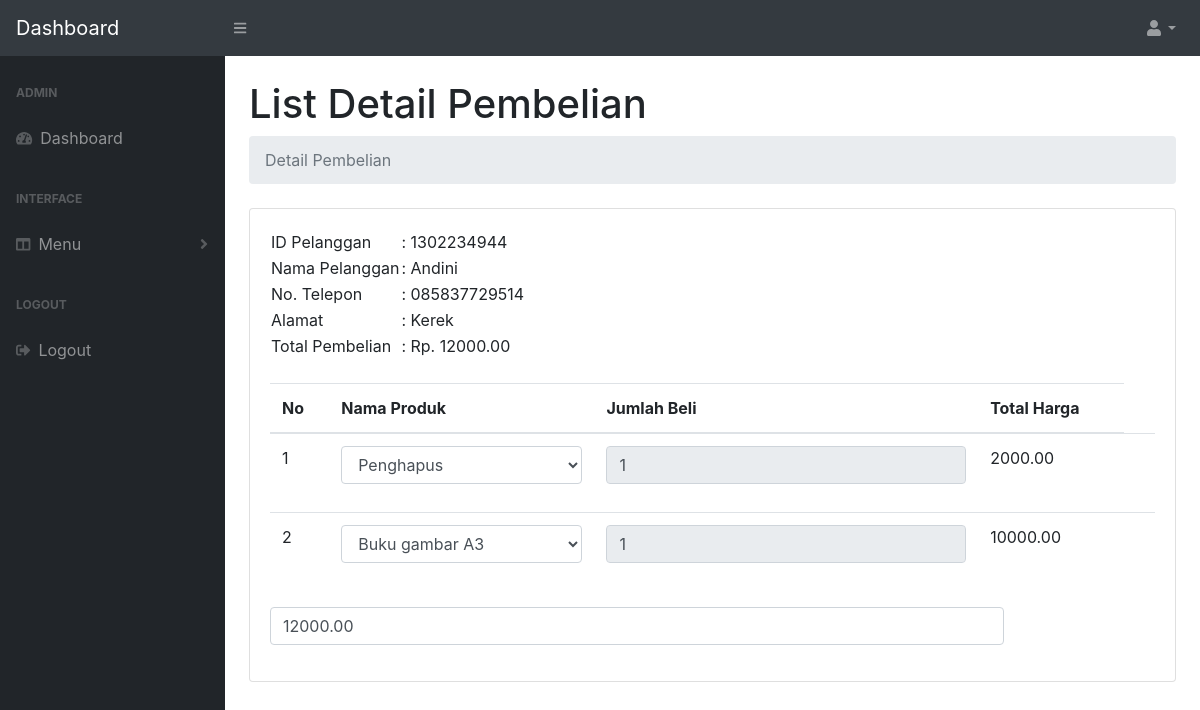
The app's page /ukk_kasir/administrator/detail_pembelian/detail_pembelian1.php?PelangganID=1302234944 (signed in) with its own data.
### tables this page shows
CREATE TABLE `penjualan` (
  `PenjualanID` int(11) NOT NULL,
  `TanggalPenjualan` date NOT NULL,
  `TotalHarga` decimal(10,2) NOT NULL DEFAULT 0.00,
  `PelangganID` varchar(20) NOT NULL
);

CREATE TABLE `pelanggan` (
  `PelangganID` varchar(20) NOT NULL,
  `NamaPelanggan` varchar(255) NOT NULL,
  `Alamat` text NOT NULL,
  `NomorTelepon` varchar(15) NOT NULL
);

CREATE TABLE `detailpenjualan` (
  `DetailID` int(11) NOT NULL,
  `PenjualanID` int(11) NOT NULL,
  `ProdukID` int(11) NOT NULL,
  `JumlahProduk` int(11) NOT NULL,
  `Subtotal` decimal(10,2) NOT NULL
);

CREATE TABLE `produk` (
  `ProdukID` int(11) NOT NULL,
  `NamaProduk` varchar(255) NOT NULL,
  `Harga` decimal(10,2) NOT NULL,
  `Stok` int(11) NOT NULL
);

### ukk_kasir/administrator/detail_pembelian/detail_pembelian1.php (the view, shortened to what this page needs)
<!DOCTYPE html>
<html lang="en">
    <head>
        <link href="../css/styles.css" rel="stylesheet" />
        <link href="https://cdn.datatables.net/1.10.20/css/dataTables.bootstrap4.min.css" rel="stylesheet" />
    </head>
    <body class="sb-nav-fixed">
        <nav class="sb-topnav navbar navbar-expand navbar-dark bg-dark">
            <a class="navbar-brand" href="../index1.php">Dashboard</a>
            <button class="btn btn-link btn-sm order-1 order-lg-0" id="sidebarToggle" href="#"><i class="fas fa-bars"></i></button>
            <ul class="navbar-nav ml-auto ml-md-6">
                <li class="nav-item dropdown">
                    <a class="nav-link dropdown-toggle" id="userDropdown" href="#" role="button" data-toggle="dropdown" aria-haspopup="true" aria-expanded="false"><i class="fas fa-user fa-fw"></i></a>
                </li>
            </ul>
        </nav>
        <div id="layoutSidenav">
            <div id="layoutSidenav_nav">
                <nav class="sb-sidenav accordion sb-sidenav-dark" id="sidenavAccordion">
                    <div class="sb-sidenav-menu">
                        <div class="nav">
                            <div class="sb-sidenav-menu-heading">Admin</div>
                            <a class="nav-link" href="../index1.php">
                                <div class="sb-nav-link-icon"><i class="fas fa-tachometer-alt"></i></div>
                                Dashboard
                            </a>
                            <div class="sb-sidenav-menu-heading">Interface</div>
                            <a class="nav-link collapsed" href="#" data-toggle="collapse" data-target="#collapseLayouts" aria-expanded="false" aria-controls="collapseLayouts">
                                <div class="sb-nav-link-icon"><i class="fas fa-columns"></i></div>
                              Menu
                                <div class="sb-sidenav-collapse-arrow"><i class="fas fa-angle-down"></i></div>
                            </a>
                            <div class="sb-sidenav-menu-heading">Logout</div>
                            <a class="nav-link" href="../../logout.php">
                                <div class="sb-nav-link-icon"><i class="fas fa-sign-out-alt"></i></div>
                              Logout
                            </a>
                </nav>
            </div>
    <div id="layoutSidenav_content">
        <main>
            <div class="container-fluid">
            <h1 class="mt-4">List Detail Pembelian</h1>
            <ol class="breadcrumb mb-4">
                <li class="breadcrumb-item active">Detail Pembelian</li>
            </ol>
            <div class="card mt-2">
	<div class="card-body">
		<?php
		include '../../koneksi.php';
		$PelangganID = $_GET['PelangganID'];
		$data = mysqli_query($koneksi,"SELECT * FROM pelanggan INNER JOIN penjualan ON pelanggan.PelangganID=penjualan.PelangganID");
		while($d = mysqli_fetch_array($data)){
			?>
			<?php if ($d['PelangganID'] == $PelangganID) { ?>
				<table>
					<tr>
						<td>ID Pelanggan</td>
						<td>: <?php echo $d['PelangganID']; ?></td>
					</tr>
					<tr>
						<td>Nama Pelanggan</td>
						<td>: <?php echo $d['NamaPelanggan']; ?></td>
					</tr>
					<tr>
						<td>No. Telepon</td>
						<td>: <?php echo $d['NomorTelepon']; ?></td>
					</tr>
					<tr>
						<td>Alamat</td>
						<td>: <?php echo $d['Alamat']; ?></td>
					</tr>
					<tr>
						<td>Total Pembelian</td>
						<td>: Rp. <?php echo $d['TotalHarga']; ?></td>
					</tr>
				</table>
				<br>
				<table class="table">
					<thead>
						<tr>
							<th>No</th>
							<th>Nama Produk</th>
							<th>Jumlah Beli</th>
							<th>Total Harga</th>
						</tr>
					</thead>
					<tbody>
						<?php
						include '../../koneksi.php';
						$nos = 1;
						$detailpenjualan = mysqli_query($koneksi,"SELECT * FROM detailpenjualan");
						while($d_detailpenjualan = mysqli_fetch_array($detailpenjualan)){
							?>
							<?php
							if ($d_detailpenjualan['PenjualanID'] == $d['PenjualanID']) { ?>
								<tr>
									<td><?php echo $nos++; ?></td>
									<td>
										<form action="simpan_barang_beli.php" method="post">
											<div class="form-group">
												<select name="ProdukID" class="form-control" onchange="this.form.submit()">
													<?php
													include '../../koneksi.php';
													$produk = mysqli_query($koneksi,"SELECT * FROM produk");
													while($d_produk = mysqli_fetch_array($produk)){
														?>
														<option value="<?php echo $d_produk['ProdukID']; ?>" disabled <?php if ($d_produk['ProdukID']==$d_detailpenjualan['ProdukID']) { echo "selected"; } ?>><?php echo $d_produk['NamaProduk']; ?></option>
													<?php } ?>
												</select>
											</div>
										</form>
									</td>
									<td>
											<div class="form-group">
												<input type="number" name="JumlahProduk" value="<?php echo $d_detailpenjualan['JumlahProduk']; ?>" disabled class="form-control">
											</div>
										</td>
										<td><?php echo $d_detailpenjualan['Subtotal']; ?></td>
										<td>
									</td>
								</tr>
							<?php } else {
								?>
								<?php
							}
						}
						?>
					</tbody>
				</table>
					<?php
					include '../../koneksi.php';
					$detailpenjualan = mysqli_query($koneksi, "SELECT SUM(Subtotal) AS TotalHarga FROM detailpenjualan WHERE 	PenjualanID='$d[PenjualanID]'");
					$row = mysqli_fetch_assoc($detailpenjualan);
					$sum = $row['TotalHarga'];
					?>
					<div class="row">
						<div class="col-sm-10">
							<div class="form-group">
								<input type="text" class="form-control" name="TotalHarga" value="<?php echo $sum; ?>">
							</div>
						</div>
					</div>
			<?php } else { ?>
				<?php
			}
		}
		?>
	</div>
</div>
</div>
	</div>
</div>
    </body>
</html>

### records on screen
penjualan: PelangganID "1302234944", PelangganID.NamaPelanggan "Andini", PelangganID.NomorTelepon "085837729514", PelangganID.Alamat "Kerek", TotalHarga "12000.00"
detailpenjualan: ProdukID "Penghapus", JumlahProduk "1", Subtotal "2000.00"
detailpenjualan: ProdukID "Buku gambar A3", JumlahProduk "1", Subtotal "10000.00"
